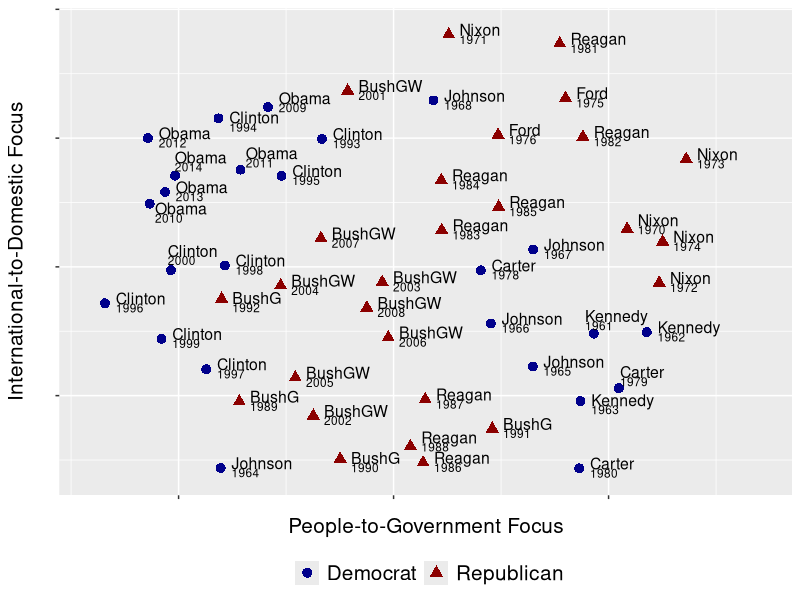

Reproduce this figure in R.
# From Text Measures to Text Maps: POTUS Speeches (R)

# install R wordcloud package

library(ggplot2)  # grammar of graphics plotting system

# --------------------
#  Presidents Studied
# --------------------
#  John F. Kennedy
#  Lyndon B. Johnson
#  Richard M Nixon
#  Gerald R. Ford
#  Jimmy Carter
#  Ronald Reagan
#  George Bush
#  William J. Clinton
#  George W. Bush
#  Barack Obama
# --------------------

# read in results from multidimensional scaling analysis
mds_data_frame <- read.csv("POTUS_mds.csv", stringsAsFactors = FALSE)
print(str(mds_data_frame))

mds_data_frame$year_label <- as.character(mds_data_frame$year)

mds_data_frame$party_label <- rep("", length = nrow(mds_data_frame))
for (i in seq(along = mds_data_frame$party)) {
    if(mds_data_frame$party[i] == "D") 
        mds_data_frame$party_label[i] <- "Democrat"
    if(mds_data_frame$party[i] == "R") 
        mds_data_frame$party_label[i] <- "Republican"
    }

# direct manipulation of text positioning to avoid overlapping text
mds_data_frame$pres_x <- mds_data_frame$first_dimension + 0.025
mds_data_frame$pres_y <- mds_data_frame$second_dimension + 0.015
mds_data_frame$year_x <- mds_data_frame$first_dimension + 0.025
mds_data_frame$year_y <- mds_data_frame$second_dimension - 0.015

# Carter 1979 up and to the left
mds_data_frame$pres_x[2] <- mds_data_frame$first_dimension[2] + 0.025 -0.0225
mds_data_frame$pres_y[2] <- mds_data_frame$second_dimension[2] + 0.015 + 0.035 
mds_data_frame$year_x[2] <- mds_data_frame$first_dimension[2] + 0.025 -0.0225
mds_data_frame$year_y[2] <- mds_data_frame$second_dimension[2] - 0.015 + 0.035 

# Clinton 1994 move down
mds_data_frame$pres_x[5] <- mds_data_frame$first_dimension[5] + 0.025 
mds_data_frame$pres_y[5] <- mds_data_frame$second_dimension[5] + 0.015 - 0.0125
mds_data_frame$year_x[5] <- mds_data_frame$first_dimension[5] + 0.025
mds_data_frame$year_y[5] <- mds_data_frame$second_dimension[5] - 0.015 - 0.0125

# Clinton 2000 up and to the left
mds_data_frame$pres_x[11] <- mds_data_frame$first_dimension[11] + 0.025 -0.0325
mds_data_frame$pres_y[11] <- mds_data_frame$second_dimension[11] + 0.015 + 0.045 
mds_data_frame$year_x[11] <- mds_data_frame$first_dimension[11] + 0.025 -0.0325
mds_data_frame$year_y[11] <- mds_data_frame$second_dimension[11] - 0.015 + 0.045 

# Kennedy 1961 move up and to the left
mds_data_frame$pres_x[17] <- mds_data_frame$first_dimension[17] + 0.025 -0.0455
mds_data_frame$pres_y[17] <- mds_data_frame$second_dimension[17] + 0.015 + 0.04
mds_data_frame$year_x[17] <- mds_data_frame$first_dimension[17] + 0.025 - 0.0455
mds_data_frame$year_y[17] <- mds_data_frame$second_dimension[17] - 0.015 + 0.04

# Kennedy 1963 move down
mds_data_frame$pres_x[19] <- mds_data_frame$first_dimension[19] + 0.025 
mds_data_frame$pres_y[19] <- mds_data_frame$second_dimension[19] + 0.015 - 0.0125
mds_data_frame$year_x[19] <- mds_data_frame$first_dimension[19] + 0.025 
mds_data_frame$year_y[19] <- mds_data_frame$second_dimension[19] - 0.015 - 0.0125

# Obama 2009 move up
mds_data_frame$pres_x[20] <- mds_data_frame$first_dimension[20] + 0.025 
mds_data_frame$pres_y[20] <- mds_data_frame$second_dimension[20] + 0.015 + 0.0125
mds_data_frame$year_x[20] <- mds_data_frame$first_dimension[20] + 0.025 
mds_data_frame$year_y[20] <- mds_data_frame$second_dimension[20] - 0.015 + 0.0125

# Obama 2010 move down and to the left
mds_data_frame$pres_x[21] <- mds_data_frame$first_dimension[21] + 0.025 -0.0125
mds_data_frame$pres_y[21] <- mds_data_frame$second_dimension[21] + 0.015 - 0.03
mds_data_frame$year_x[21] <- mds_data_frame$first_dimension[21] + 0.025 -0.0125
mds_data_frame$year_y[21] <- mds_data_frame$second_dimension[21] - 0.015 - 0.03

# Obama 2011 move up and to the left
mds_data_frame$pres_x[22] <- mds_data_frame$first_dimension[22] + 0.025 -0.0125
mds_data_frame$pres_y[22] <- mds_data_frame$second_dimension[22] + 0.015 + 0.0355
mds_data_frame$year_x[22] <- mds_data_frame$first_dimension[22] + 0.025 -0.0125
mds_data_frame$year_y[22] <- mds_data_frame$second_dimension[22] - 0.015 + 0.0355

# Obama 2014 move up and to the left
mds_data_frame$pres_x[25] <- mds_data_frame$first_dimension[25] + 0.025 -0.0255
mds_data_frame$pres_y[25] <- mds_data_frame$second_dimension[25] + 0.015 + 0.0415
mds_data_frame$year_x[25] <- mds_data_frame$first_dimension[25] + 0.025 - 0.0255
mds_data_frame$year_y[25] <- mds_data_frame$second_dimension[25] - 0.015 + 0.0415

# BushG 1990 move down
mds_data_frame$pres_x[27] <- mds_data_frame$first_dimension[27] + 0.025 
mds_data_frame$pres_y[27] <- mds_data_frame$second_dimension[27] + 0.015 - 0.0125
mds_data_frame$year_x[27] <- mds_data_frame$first_dimension[27] + 0.025
mds_data_frame$year_y[27] <- mds_data_frame$second_dimension[27] - 0.015 - 0.0125

# BushG 1992 move down
mds_data_frame$pres_x[29] <- mds_data_frame$first_dimension[29] + 0.025 
mds_data_frame$pres_y[29] <- mds_data_frame$second_dimension[29] + 0.015 - 0.0125
mds_data_frame$year_x[29] <- mds_data_frame$first_dimension[29] + 0.025
mds_data_frame$year_y[29] <- mds_data_frame$second_dimension[29] - 0.015 - 0.0125

# Nixon 1970 move up
mds_data_frame$pres_x[40] <- mds_data_frame$first_dimension[40] + 0.025 
mds_data_frame$pres_y[40] <- mds_data_frame$second_dimension[40] + 0.015 + 0.0125
mds_data_frame$year_x[40] <- mds_data_frame$first_dimension[40] + 0.025 
mds_data_frame$year_y[40] <- mds_data_frame$second_dimension[40] - 0.015 + 0.0125

# Reagan 1988 move up
mds_data_frame$pres_x[52] <- mds_data_frame$first_dimension[52] + 0.025 
mds_data_frame$pres_y[52] <- mds_data_frame$second_dimension[52] + 0.015 + 0.0125
mds_data_frame$year_x[52] <- mds_data_frame$first_dimension[52] + 0.025 
mds_data_frame$year_y[52] <- mds_data_frame$second_dimension[52] - 0.015 + 0.0125

pdf(file = "fig_mds_solution_POTUS_Speeches.pdf", width = 8.5, height = 8.5) 
ggplot_object <- ggplot(data = mds_data_frame, 
    aes(x = first_dimension, y = second_dimension, 
        shape = party_label, colour = party_label)) + 
    geom_point(size = 3) +
    scale_colour_manual(values = 
        c(Democrat = "darkblue", Republican = "darkred")) +
    geom_text(aes(x = pres_x , y = pres_y, label = pres), 
        size = 4, hjust = 0, colour = "black") +
    geom_text(aes(x = year_x , y = year_y, label = year_label), 
        size = 3, hjust = 0, colour = "black") +    
    xlim(-0.70, 0.85) +  
    xlab("People-to-Government Focus") +
    ylab("International-to-Domestic Focus") +
    theme(axis.title.x = element_text(size = 15, colour = "black")) +
    theme(axis.title.y = element_text(size = 15, colour = "black")) +
    theme(axis.text.x = element_text(colour = "white")) +
    theme(axis.text.y = element_text(colour = "white")) +
    theme(legend.position = "bottom") +
    theme(legend.title = element_text(size = 0.000001)) +
    theme(legend.text = element_text(size = 15))
print(ggplot_object)  
dev.off()

